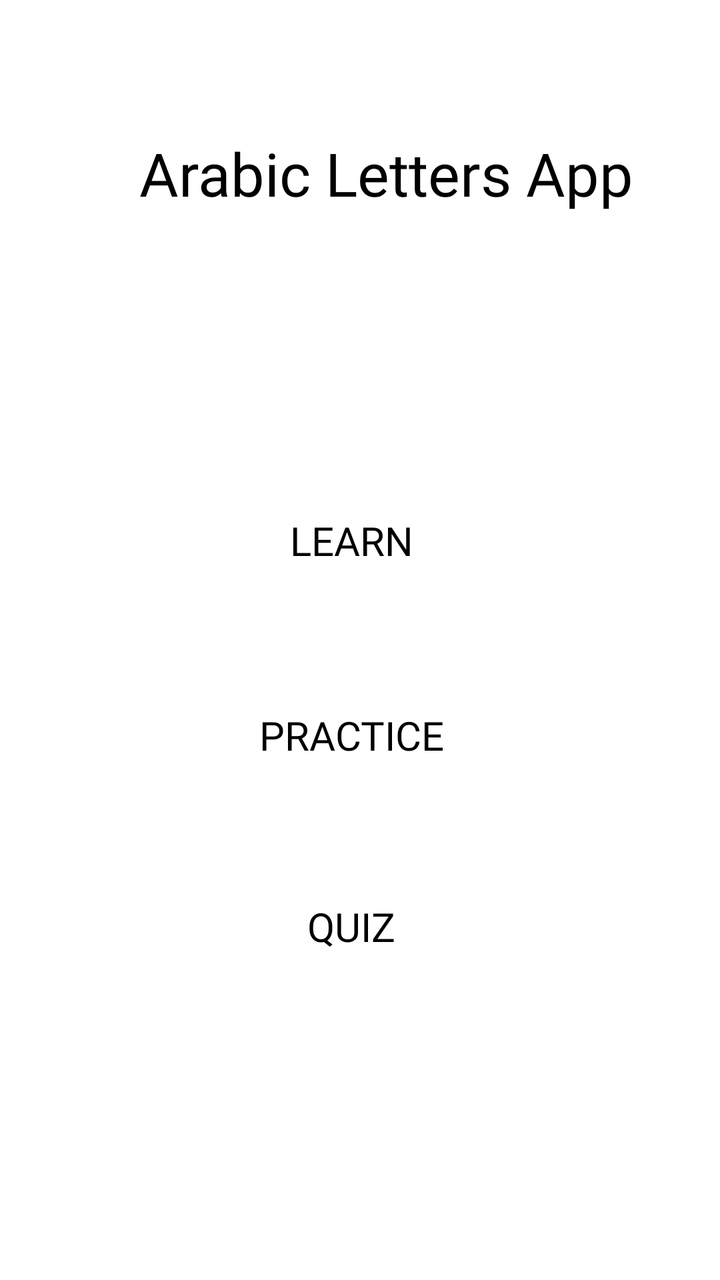
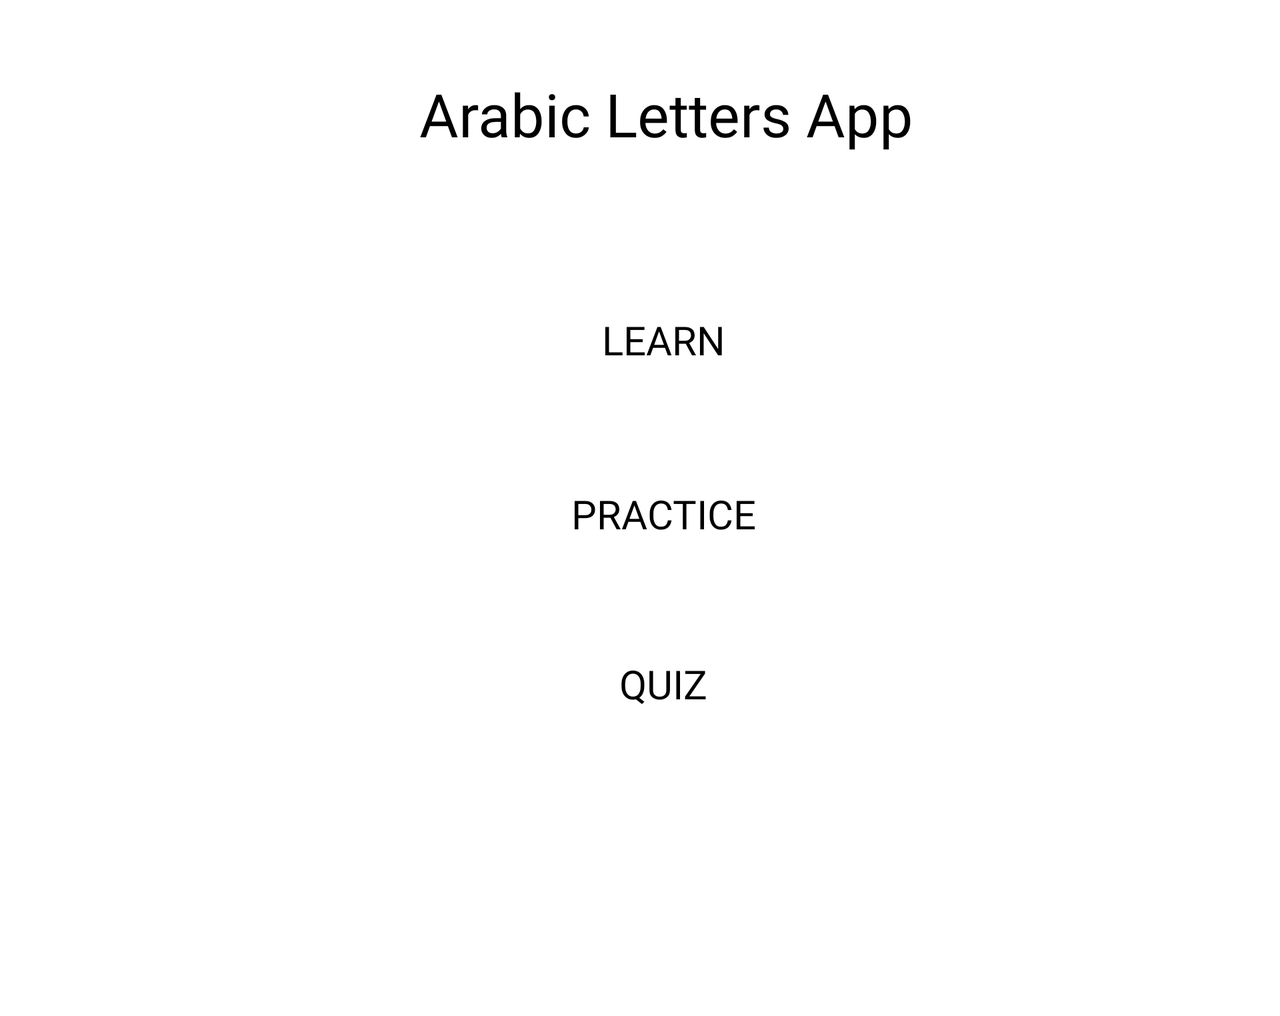

Two renders of one Android screen. The first uses the default layout on a phone; the second uses the alternative layout the repository ships for a different screen configuration, on a matching device. The two XML files are below.
<!-- AndroidManifest.xml: application theme Theme.HaroofQuizApp -->
<!-- res/layout/activity_app_front.xml -->
<?xml version="1.0" encoding="utf-8"?>
<androidx.constraintlayout.widget.ConstraintLayout xmlns:android="http://schemas.android.com/apk/res/android"
    xmlns:app="http://schemas.android.com/apk/res-auto"
    xmlns:tools="http://schemas.android.com/tools"
    android:layout_width="match_parent"
    android:layout_height="match_parent"
    tools:context=".AppFront"
    android:background="@drawable/background"
    android:layout_gravity="center">

    <TextView
        android:id="@+id/textView2"
        android:layout_width="279dp"
        android:layout_height="74dp"
        android:layout_marginStart="110dp"
        android:layout_marginTop="39dp"
        android:layout_marginEnd="84dp"
        android:background="@drawable/roundedborders"
        android:backgroundTint="@color/white"
        android:fontFamily="@font/aldrich"
        android:gravity="center"
        android:paddingStart="10dp"
        android:paddingEnd="10dp"
        android:text="Arabic Letters App"
        android:textColor="@color/black"
        android:textSize="30dp"
        app:layout_constraintBottom_toTopOf="@+id/learn"
        app:layout_constraintEnd_toEndOf="parent"
        app:layout_constraintStart_toStartOf="parent"
        app:layout_constraintTop_toTopOf="parent" />


    <androidx.appcompat.widget.AppCompatButton
        android:id="@+id/learn"
        android:layout_width="175dp"
        android:layout_height="52dp"
        android:layout_marginStart="158dp"
        android:layout_marginTop="110dp"
        android:layout_marginEnd="146dp"
        android:layout_marginBottom="33dp"
        android:background="@drawable/roundedborders"
        android:backgroundTint="@color/white"
        android:fontFamily="@font/aldrich"
        android:text="Learn"
        android:textColor="@color/black"
        android:textSize="20dp"
        app:layout_constraintBottom_toTopOf="@+id/practice"
        app:layout_constraintEnd_toEndOf="parent"
        app:layout_constraintHorizontal_bias="0.588"
        app:layout_constraintStart_toStartOf="parent"
        app:layout_constraintTop_toBottomOf="@+id/textView2" />

    <androidx.appcompat.widget.AppCompatButton
        android:id="@+id/quiz"
        android:layout_width="175dp"
        android:layout_height="52dp"
        android:layout_marginStart="158dp"
        android:layout_marginEnd="146dp"
        android:layout_marginBottom="140dp"
        android:background="@drawable/roundedborders"
        android:backgroundTint="@color/white"
        android:fontFamily="@font/aldrich"
        android:text="Quiz"
        android:textColor="@color/black"
        android:textSize="20dp"
        app:layout_constraintBottom_toBottomOf="parent"
        app:layout_constraintEnd_toEndOf="parent"
        app:layout_constraintHorizontal_bias="0.588"
        app:layout_constraintStart_toStartOf="parent"
        app:layout_constraintTop_toBottomOf="@+id/practice" />

    <androidx.appcompat.widget.AppCompatButton
        android:id="@+id/practice"
        android:layout_width="175dp"
        android:layout_height="52dp"
        android:layout_marginStart="158dp"
        android:layout_marginTop="2dp"
        android:layout_marginEnd="146dp"
        android:layout_marginBottom="33dp"
        android:background="@drawable/roundedborders"
        android:backgroundTint="@color/white"
        android:fontFamily="@font/aldrich"
        android:text="Practice"
        android:textColor="@color/black"
        android:textSize="20dp"
        app:layout_constraintBottom_toTopOf="@+id/quiz"
        app:layout_constraintEnd_toEndOf="parent"
        app:layout_constraintHorizontal_bias="0.588"
        app:layout_constraintStart_toStartOf="parent"
        app:layout_constraintTop_toBottomOf="@+id/learn" />

</androidx.constraintlayout.widget.ConstraintLayout>
<!-- resources referenced by this layout -->
<resources>
  <color name="black">#FF000000</color>
  <color name="white">#FFFFFFFF</color>
  <!-- drawable roundedborders (drawable) -->
  <?xml version="1.0" encoding="utf-8"?>
  <shape xmlns:tools="http://schemas.android.com/tools"
      xmlns:android="http://schemas.android.com/apk/res/android"
      tools:ignore="ExtraText"
      android:shape="rectangle">
      <corners
          android:bottomLeftRadius="25dp"
          android:topRightRadius="25dp"
          android:bottomRightRadius="25dp"
          android:topLeftRadius="25dp"/>
  </shape>
  <style name="Theme.HaroofQuizApp" parent="Theme.MaterialComponents.DayNight.DarkActionBar">
          
          <item name="colorPrimary">@color/purple_500</item>
          <item name="colorPrimaryVariant">@color/purple_700</item>
          <item name="colorOnPrimary">@color/white</item>
          
          <item name="colorSecondary">@color/teal_200</item>
          <item name="colorSecondaryVariant">@color/teal_700</item>
          <item name="colorOnSecondary">@color/black</item>
          
          <item name="android:statusBarColor" tools:targetApi="l">?attr/colorPrimaryVariant</item>
          
      </style>
  <color name="purple_500">#FF6200EE</color>
  <color name="purple_700">#FF3700B3</color>
  <color name="teal_200">#FF03DAC5</color>
  <color name="teal_700">#FF018786</color>
</resources>
<!-- res/layout-land/activity_app_front.xml (the repository's variant of the layout above) -->
<!-- drawn on the phone turned sideways -->
<?xml version="1.0" encoding="utf-8"?>
<ScrollView xmlns:android="http://schemas.android.com/apk/res/android"
    xmlns:app="http://schemas.android.com/apk/res-auto"
    xmlns:tools="http://schemas.android.com/tools"
    android:layout_width="match_parent"
    android:layout_height="match_parent"
    tools:context=".AppFront"
    android:background="@drawable/background"
    android:layout_gravity="center">

    <androidx.constraintlayout.widget.ConstraintLayout
        android:layout_width="match_parent"
        android:layout_height="match_parent">

        <TextView
            android:id="@+id/textView2"
            android:layout_width="279dp"
            android:layout_height="74dp"
            android:layout_marginStart="110dp"
            android:layout_marginTop="20dp"
            android:layout_marginEnd="84dp"
            android:background="@drawable/roundedborders"
            android:backgroundTint="@color/white"
            android:fontFamily="@font/aldrich"
            android:gravity="center"
            android:paddingStart="10dp"
            android:paddingEnd="10dp"
            android:text="Arabic Letters App"
            android:textColor="@color/black"
            android:textSize="30dp"
            app:layout_constraintBottom_toTopOf="@+id/learn"
            app:layout_constraintEnd_toEndOf="parent"
            app:layout_constraintStart_toStartOf="parent"
            app:layout_constraintTop_toTopOf="parent" />

        <androidx.appcompat.widget.AppCompatButton
            android:id="@+id/learn"
            android:layout_width="175dp"
            android:layout_height="52dp"
            android:layout_marginStart="138dp"
            android:layout_marginTop="50dp"
            android:layout_marginEnd="146dp"
            android:layout_marginBottom="33dp"
            android:background="@drawable/roundedborders"
            android:backgroundTint="@color/white"
            android:fontFamily="@font/aldrich"
            android:text="Learn"
            android:textColor="@color/black"
            android:textSize="20dp"
            app:layout_constraintBottom_toTopOf="@+id/practice"
            app:layout_constraintEnd_toEndOf="parent"
            app:layout_constraintHorizontal_bias="0.588"
            app:layout_constraintStart_toStartOf="parent"
            app:layout_constraintTop_toBottomOf="@+id/textView2" />

        <androidx.appcompat.widget.AppCompatButton
            android:id="@+id/quiz"
            android:layout_width="175dp"
            android:layout_height="52dp"
            android:layout_marginStart="138dp"
            android:layout_marginEnd="146dp"
            android:layout_marginBottom="140dp"
            android:background="@drawable/roundedborders"
            android:backgroundTint="@color/white"
            android:fontFamily="@font/aldrich"
            android:text="Quiz"
            android:textColor="@color/black"
            android:textSize="20dp"
            app:layout_constraintBottom_toBottomOf="parent"
            app:layout_constraintEnd_toEndOf="parent"
            app:layout_constraintHorizontal_bias="0.588"
            app:layout_constraintStart_toStartOf="parent"
            app:layout_constraintTop_toBottomOf="@+id/practice" />

        <androidx.appcompat.widget.AppCompatButton
            android:id="@+id/practice"
            android:layout_width="175dp"
            android:layout_height="52dp"
            android:layout_marginStart="138dp"
            android:layout_marginTop="2dp"
            android:layout_marginEnd="146dp"
            android:layout_marginBottom="33dp"
            android:background="@drawable/roundedborders"
            android:backgroundTint="@color/white"
            android:fontFamily="@font/aldrich"
            android:text="Practice"
            android:textColor="@color/black"
            android:textSize="20dp"
            app:layout_constraintBottom_toTopOf="@+id/quiz"
            app:layout_constraintEnd_toEndOf="parent"
            app:layout_constraintHorizontal_bias="0.588"
            app:layout_constraintStart_toStartOf="parent"
            app:layout_constraintTop_toBottomOf="@+id/learn" />
    </androidx.constraintlayout.widget.ConstraintLayout>


</ScrollView>
